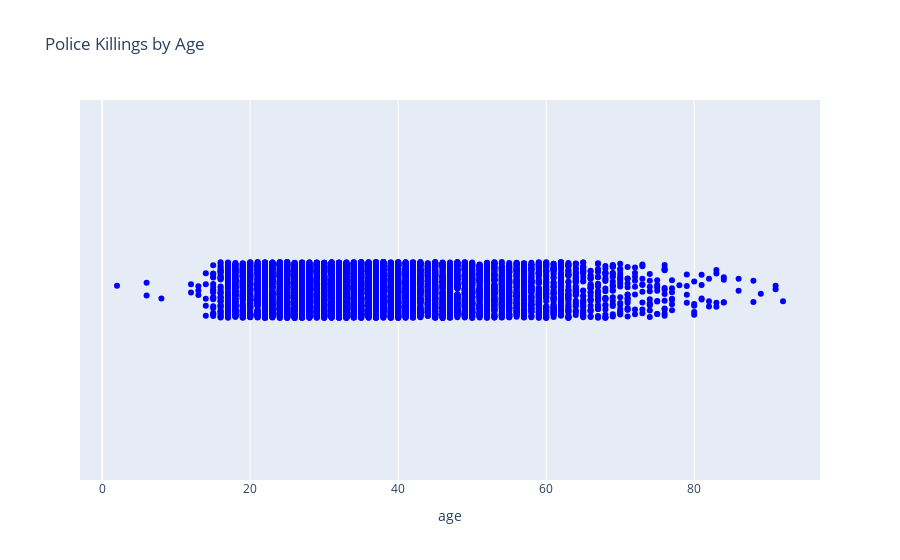

The notebook cell this image was saved under:
### Markdown cell above
### Inserire grafico delle uccisioni per età

### Code cell
fig = px.strip(police_killings_df.age, x='age',title='Police Killings by Age' ,color_discrete_sequence= ["blue"])
fig.show()

### Figure 1 — Plotly figure (JSON) as saved in the notebook; plotly's stock layout.template omitted (floating-point values rounded to 4 significant figures; data arrays with more than 128 entries replaced by an {"elided": "..."} marker saying what was removed)
{"data": [{"alignmentgroup": "True", "boxpoints": "all", "fillcolor": "rgba(255,255,255,0)", "hoveron": "points", "hovertemplate": "age=%{x}<extra></extra>", "legendgroup": "", "line": {"color": "rgba(255,255,255,0)"}, "marker": {"color": "blue"}, "name": "", "offsetgroup": "", "orientation": "h", "pointpos": 0, "showlegend": false, "type": "box", "x": {"elided": "8166 int values"}, "x0": " ", "xaxis": "x", "y0": " ", "yaxis": "y"}], "layout": {"boxmode": "group", "legend": {"tracegroupgap": 0}, "title": {"text": "Police Killings by Age"}, "xaxis": {"anchor": "y", "domain": [0, 1], "title": {"text": "age"}}, "yaxis": {"anchor": "x", "domain": [0, 1]}}}
